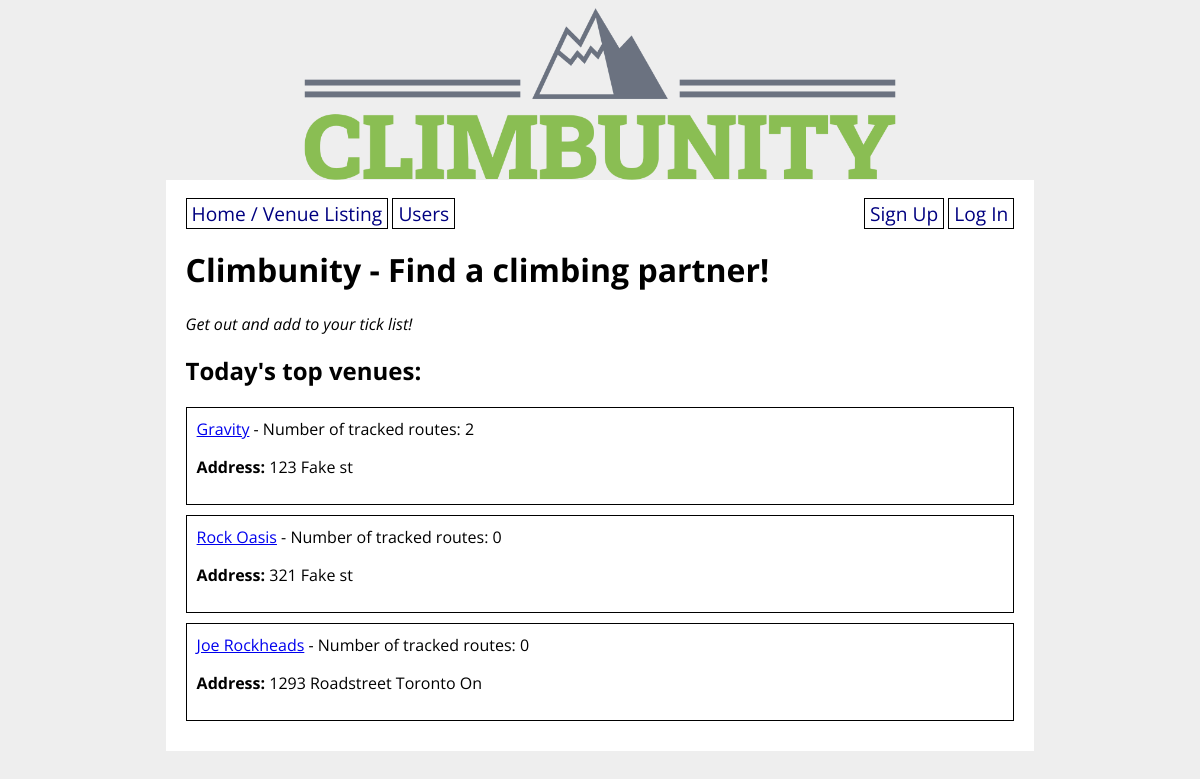
Before: / with the older database file.
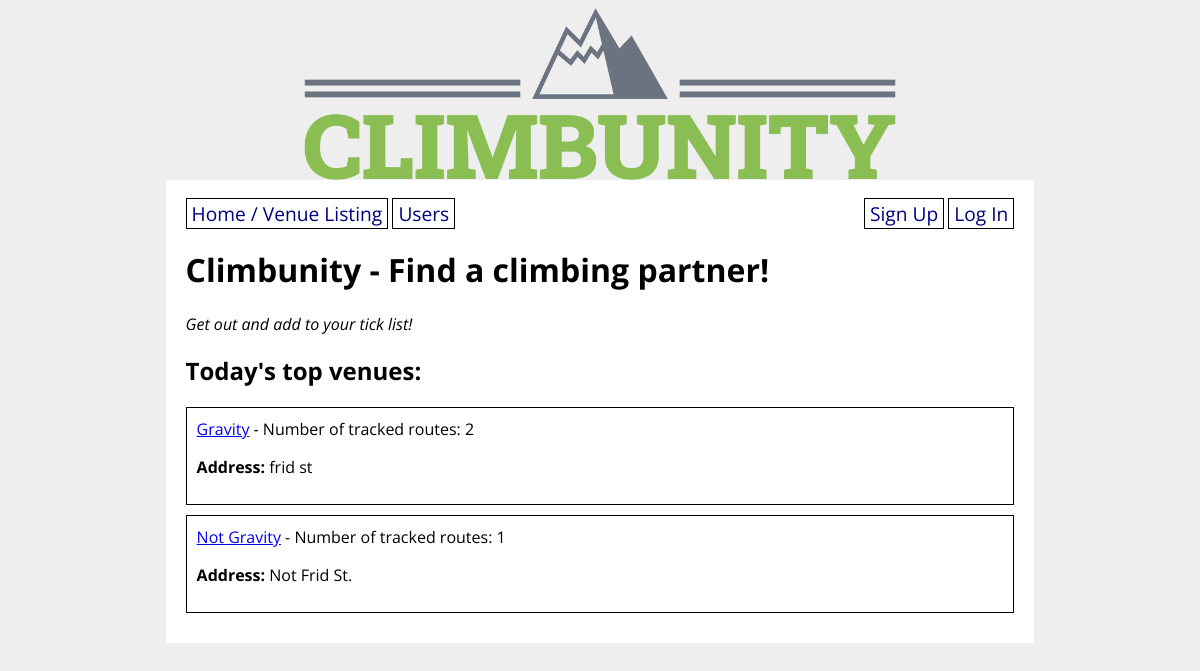
After: the same page with the newer database file.
### climbunity_app/models.py (models this page shows, shortened)
class Venue(db.Model):
    id = db.Column(db.Integer, primary_key=True)
    name = db.Column(db.String(80), nullable=False)
    address = db.Column(db.String(80), nullable=False)
    open_hours = db.Column(db.String(1000))
    description = db.Column(db.String(1000))
    booked_appointments = db.relationship('Appointment', back_populates='appointment_venue') # Venue <-1 -- N-> Appointment

### climbunity_app/main/routes.py (the view)
@main.route('/')
def homepage():
    all_venues = Venue.query.all()
    routes = Route.query.all()
    return render_template('home.html', routes=routes, all_venues=all_venues)

### climbunity_app/templates/home.html (shortened to what this page needs)
{% extends 'base.html' %}
{% block content %}
<h1>Climbunity - Find a climbing partner!</h1>
<p><em>Get out and add to your tick list!</em></p>
{% if all_venues %}
    <h2>Today's top venues:</h2>
    {% for venue in all_venues %}
        <div class="venue">
            <a href="/venue/{{ venue.id }}">{{ venue.name }}</a> - Number of tracked routes: {{ routes | selectattr('venue_id', 'equalto', venue.id) | list | length }}
            <p><strong>Address:</strong> {{ venue.address }}</p>
        </div>
    {% endfor %}
{% else %}
    <p>There are no venues yet. You should {% if not current_user.is_authenticated %}sign up and {% endif %}add some!</p>
{% endif %}
{% endblock %}

### climbunity_app/templates/base.html (shortened to what this page needs)
<!DOCTYPE html>
<html>
    <head>
        <link rel="stylesheet" href="/static/style.css">
    </head>
    <body>
        <img class="header-image" src="../static/img/logo-no-background.png" />
        <div id="content">
            {% include 'partials/nav_buttons_partial.html' %}
            {% block content %}{% endblock %}
        </div>
    </body>
</html>

### climbunity_app/templates/partials/nav_buttons_partial.html (shortened to what this page needs)
<nav>
    <div>
        <a href="/">Home / Venue Listing</a>
        <a href="/users">Users</a>
    </div>
    <div>
        {% if current_user.is_authenticated %}
            <a href="/new_venue">New Venue</a>
            <a href="/new_route">New Route</a>
            <a href="/new_appointment">New Appointment</a>
            <a href="/logout">Log Out</a>
        {% else %}
            <a href="/signup">Sign Up</a>
            <a href="/login">Log In</a>
        {% endif %}
    </div>
</nav>

### climbunity_app/static/style.css (style rules this page uses)
body { display: flex; flex-direction: column; align-items: center; background-color: #eee; font-family: 'Open Sans', sans-serif; }
#content { width: 70%; background-color: white; padding: 20px; }
nav { width: 100%; display: flex; flex-direction: row; justify-content: space-between; }
nav a { color: navy; text-decoration: none; border: 1px solid black; padding: 1px 5px; font-size: 1.2em; }
.venue { border: 1px solid black; padding: 10px; margin-bottom: 10px; }
.header-image { max-width: 50%; }

Changed rows visible on the page:
removed Venue: name "Rock Oasis", id "0", address "321 Fake st"
removed Venue: name "Joe Rockheads", id "0", address "1293 Roadstreet Toronto On"
changed Venue "Gravity": address "123 Fake st" → "frid st"
added Venue: name "Not Gravity", id "1", address "Not Frid St."
